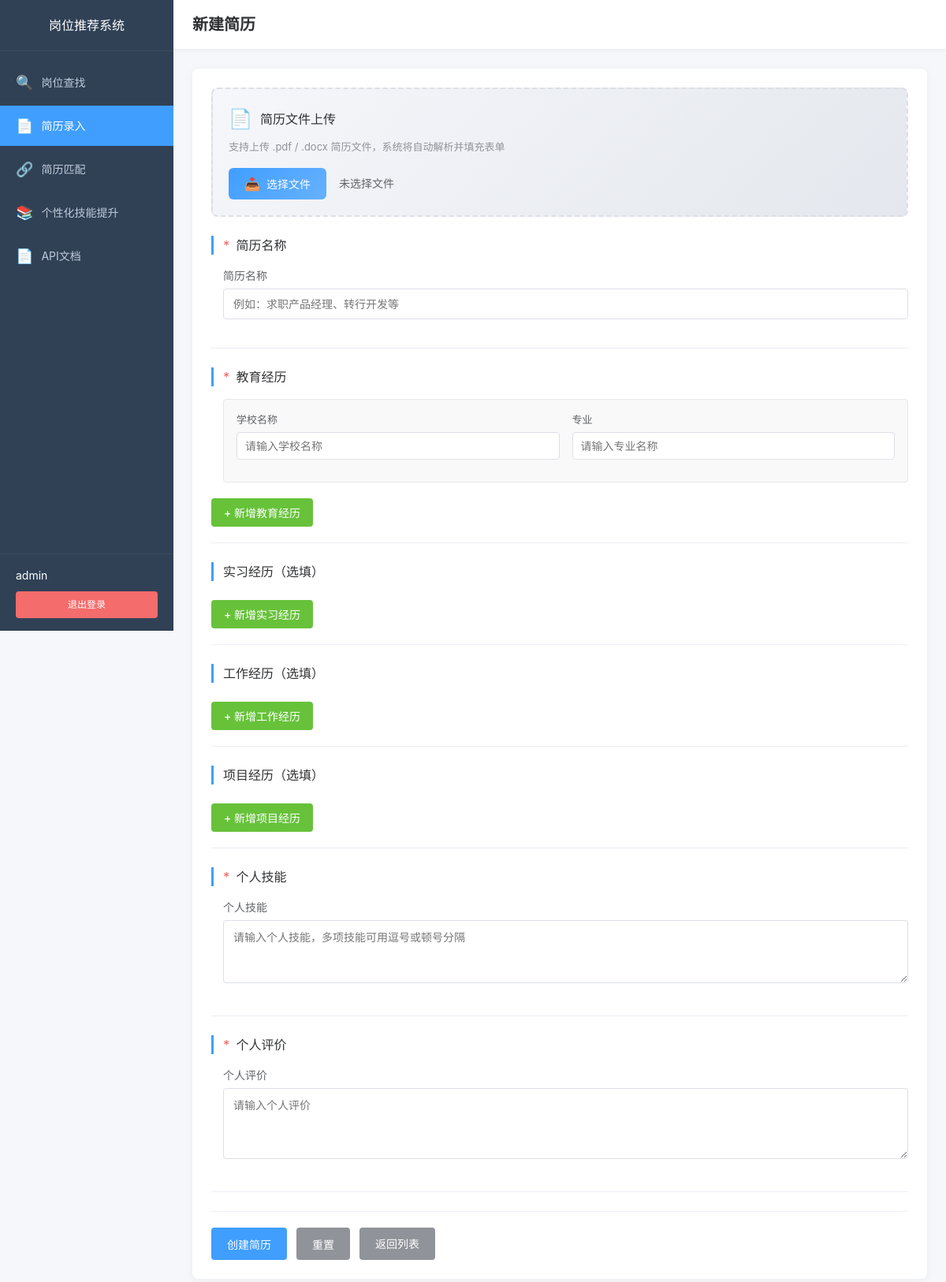
Before: /resume/input (signed in) with the older database file.
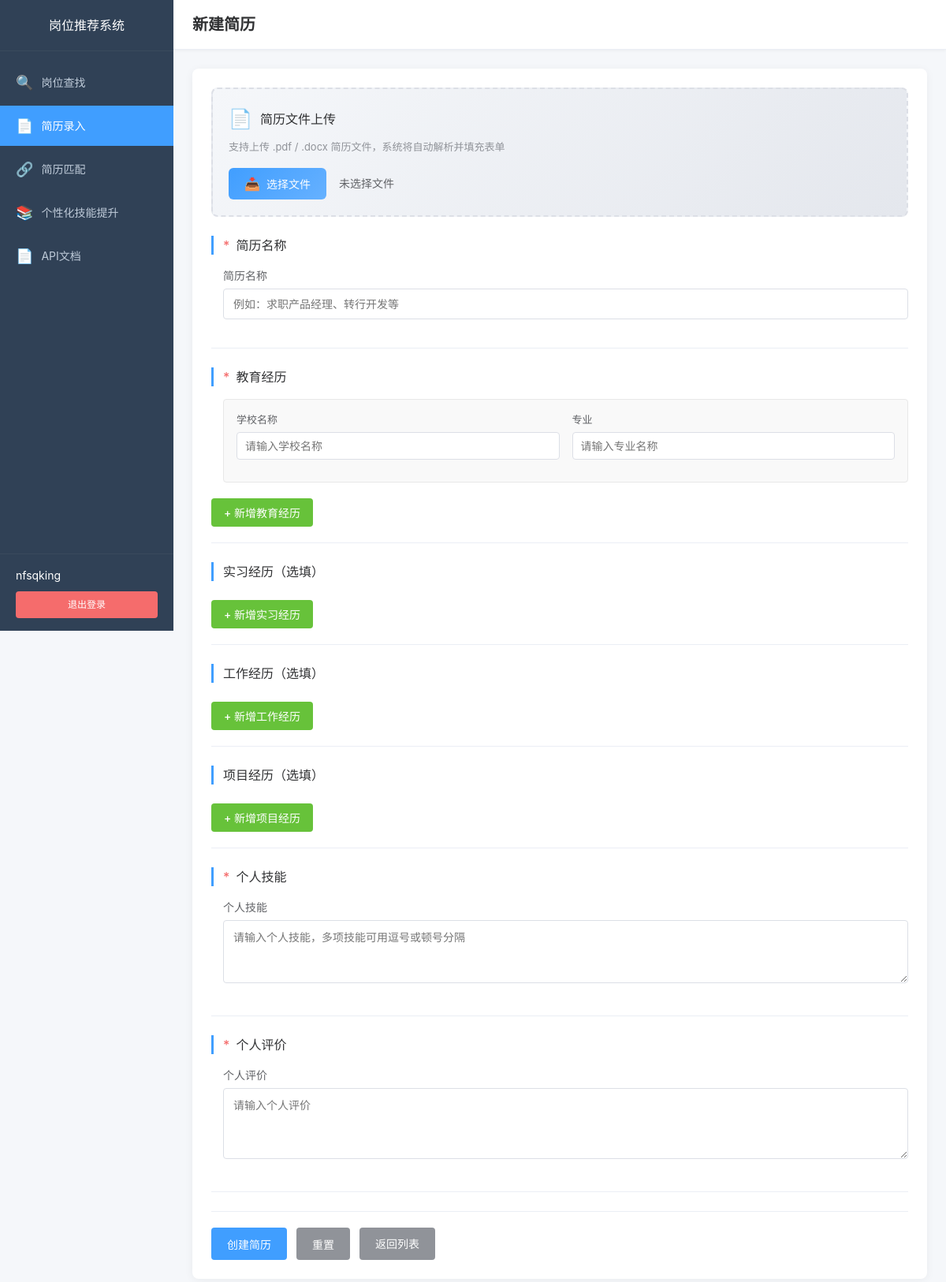
After: the same page with the newer database file.
### app/models/user.py (models this page shows, shortened)
class User(UserMixin, db.Model):
    __tablename__ = 'users'
    id = db.Column(db.Integer, primary_key=True)
    username = db.Column(db.String(80), unique=True, nullable=False, index=True)
    email = db.Column(db.String(120), unique=True, nullable=False, index=True)
    password_hash = db.Column(db.String(255), nullable=False)
    nickname = db.Column(db.String(80))
    is_active = db.Column(db.Boolean, default=True)
    created_at = db.Column(db.DateTime, default=datetime.utcnow)
    updated_at = db.Column(db.DateTime, default=datetime.utcnow, onupdate=datetime.utcnow)

### app/routes/resume.py (the view, shortened to what this page needs)
@resume.route('/input', methods=['GET', 'POST'])
@login_required
def input_resume():
    resume_count = Resume.query.filter_by(user_id=current_user.id).count()
    if resume_count >= MAX_RESUME_COUNT:
        flash(f'最多只能创建 {MAX_RESUME_COUNT} 份简历', 'warning')
        return redirect(url_for('resume.list_resumes'))
    resume_data = prepare_resume_data(None)
    return render_template('resume/resume_input.html', resume=None, resume_data=resume_data, resume_name='')

### app/models/user.py (called while the page is built)
@login_manager.user_loader
def load_user(user_id: str):
    return User.query.get(int(user_id))

### app/routes/resume.py (called while the page is built, shortened)
def prepare_resume_data(resume):
    if not resume:
        return {}

### app/templates/resume/resume_input.html (shortened to what the changed rows need)
{% extends "base.html" %}
{% block extra_css %}
<link rel="stylesheet" href="{{ url_for('static', filename='css/dashboard.css') }}">
<link rel="stylesheet" href="{{ url_for('static', filename='css/resume.css') }}">
{% endblock %}
{% block content %}
<div class="app-container">
    <aside class="sidebar">
        <div class="sidebar-header">
            <h2>岗位推荐系统</h2>
        </div>
        <div class="sidebar-footer">
            <div class="user-info">
                <span class="user-name">{{ current_user.nickname or current_user.username }}</span>
            </div>
        </div>
    </aside>
    <main class="main-content">
        <header class="main-header">
            <h1>{% if resume %}编辑简历{% else %}新建简历{% endif %}</h1>
        </header>
    </main>
</div>
{% endblock %}

Changed rows visible on the page:
changed User: nickname "admin" → "nfsqking"
